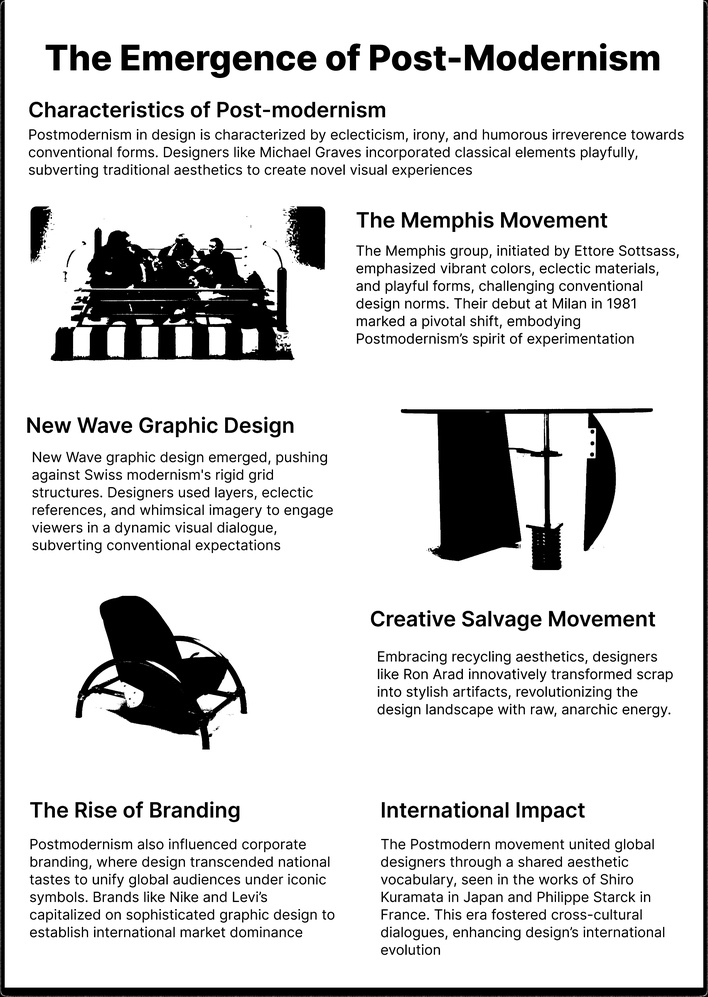
#> input picture OCR/processed_image.jpg, 708 x 997 px, shrunk from 4824 x 6800 before the run
$ python -i ocr.py   (imports and definitions only)
#> lines starting #> are read from the running program, lines starting #| are printed output that depends on the picture; after the words box and inside, x2 and y2 are one past the last pixel; in counts of white or black regions, pixels touching at a corner belong together
from PIL import Image
import cv2
import easyocr
import json
import numpy as np

# 定义OCR处理函数
def preprocess_image(image_path):
    """
    图像预处理：灰度化、去噪（高斯模糊）、直方图均衡化和二值化
    """
#> called with image_path = 'processed_image.jpg'
    image = cv2.imread(image_path)  # 读取图像
#> image is the input picture: shape (997, 708, 3); min 0, max 255, mean 215.4
    gray = cv2.cvtColor(image, cv2.COLOR_BGR2GRAY)  # 灰度化

    # 高斯模糊，减少噪声
    blurred = cv2.GaussianBlur(gray, (5, 5), 0)
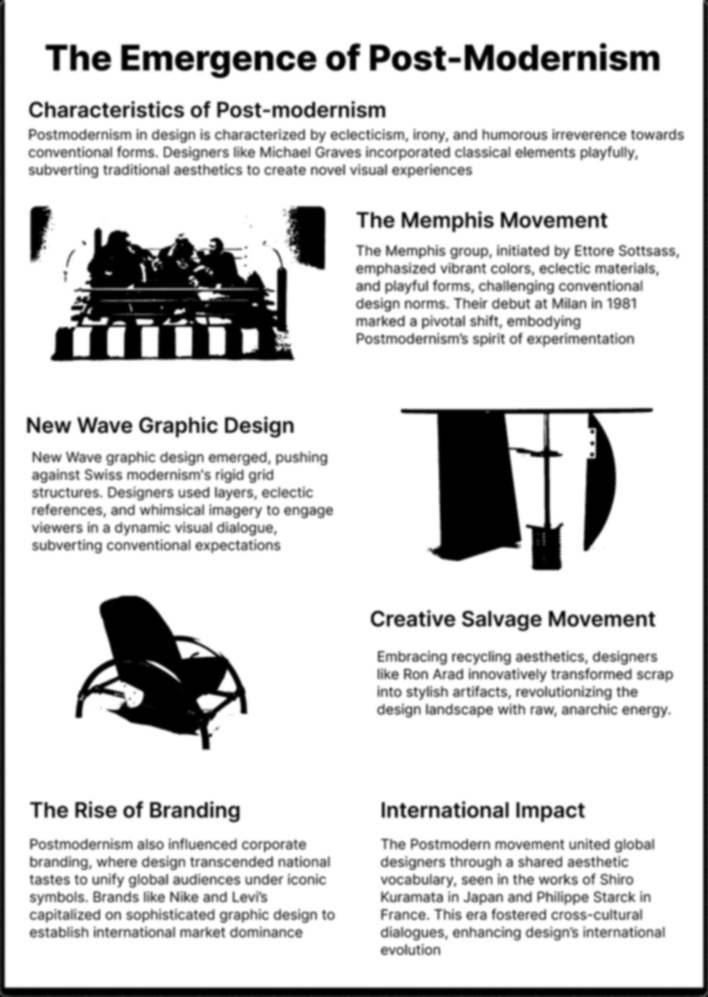
#> blurred: shape (997, 708); min 0, max 255, mean 215.4

    # 直方图均衡化，增加图像对比度
    equalized = cv2.equalizeHist(blurred)
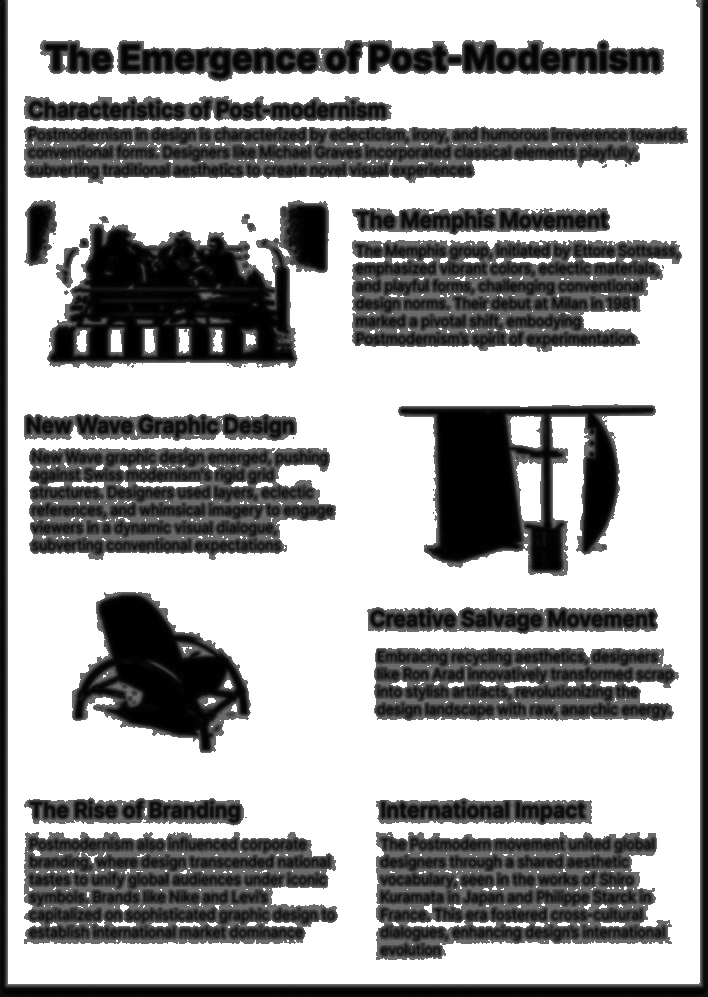
#> equalized: shape (997, 708); min 0, max 255, mean 165.3

    # 二值化
    _, binary = cv2.threshold(equalized, 128, 255, cv2.THRESH_BINARY)
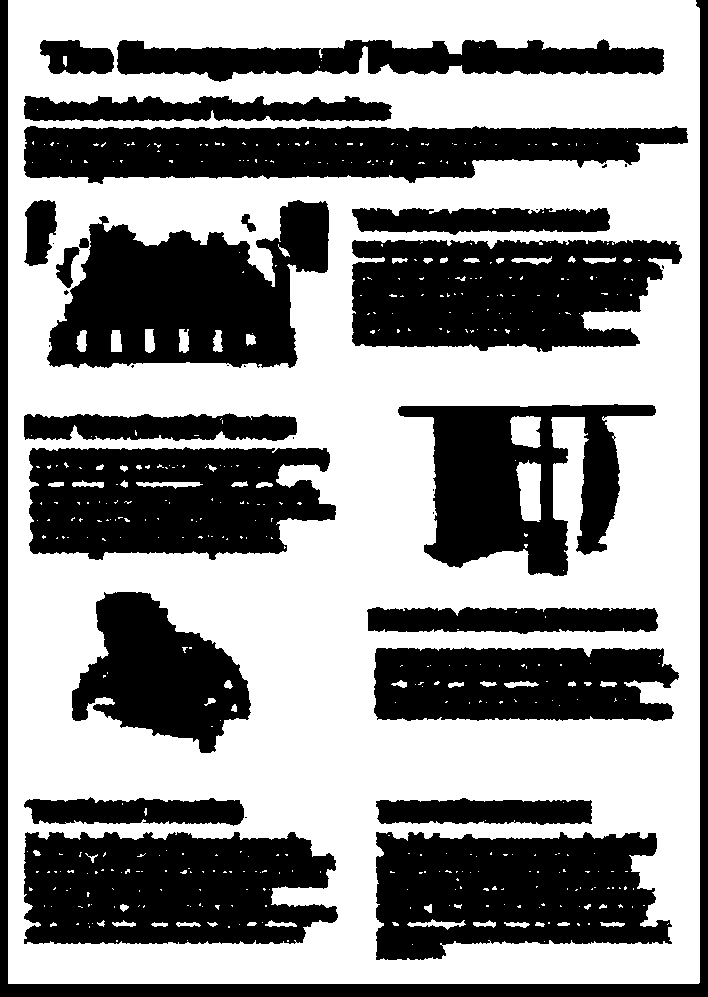
#> binary: shape (997, 708); 55.9% white; 38 black regions (16 under 20 px), largest, box (x1, y1, x2, y2) and area: (24, 832, 338, 944) 29797, (47, 200, 329, 368) 29604, (352, 240, 682, 352) 29298

    processed_image_path = "processed_image.jpg"
    cv2.imwrite(processed_image_path, binary)  # 保存预处理图像
    return processed_image_path

# [56 lines left out: functions perform_ocr, save_results_to_json, run_ocr, not called in this run]


# [5 lines not run here, left out]

>>> result = preprocess_image('processed_image.jpg')

$ run again, on OCR/vis.jpg
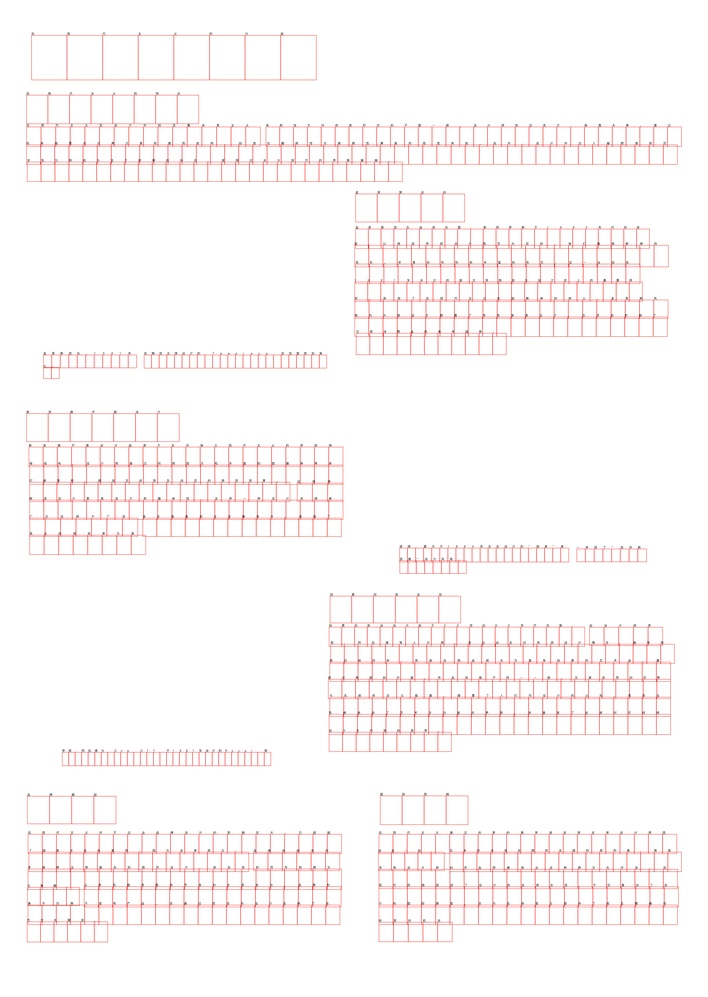
#> input picture OCR/vis.jpg, 708 x 997 px, shrunk from 4824 x 6800 before the run
#> in preprocess_image, image is the input picture: shape (997, 708, 3); mean B, G, R 247.9, 248.1, 252.4
#> in preprocess_image, `equalized = cv2.equalizeHist(blurred)`:
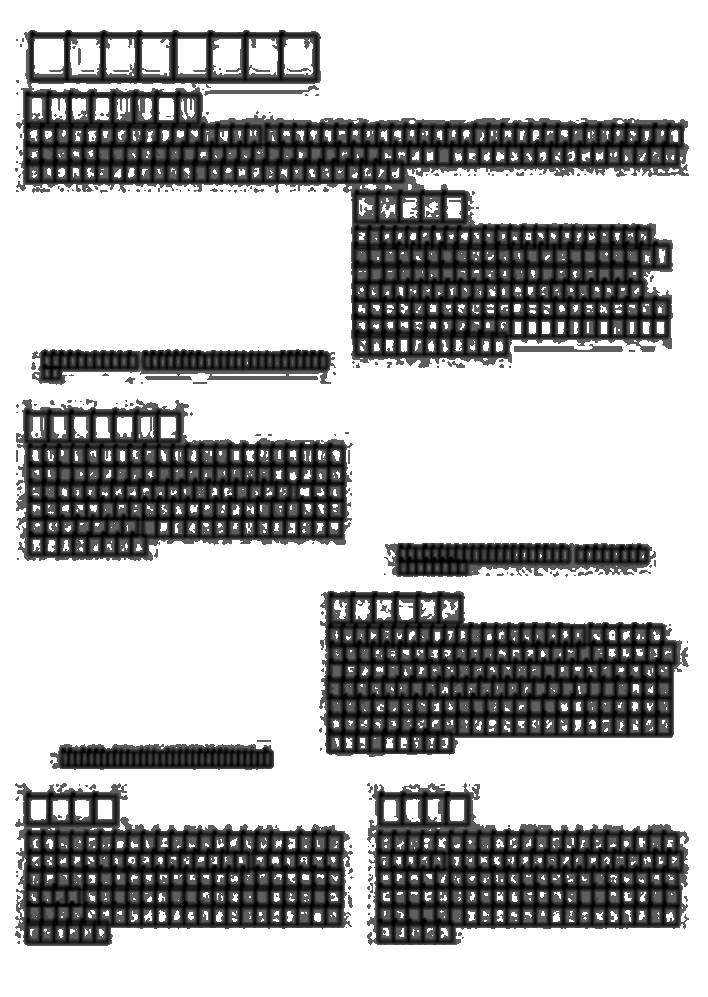
#> equalized: shape (997, 708); min 0, max 255, mean 179.8
#> in preprocess_image, `_, binary = cv2.threshold(equalized, 128, 255, cv2.THRESH_BINARY)`:
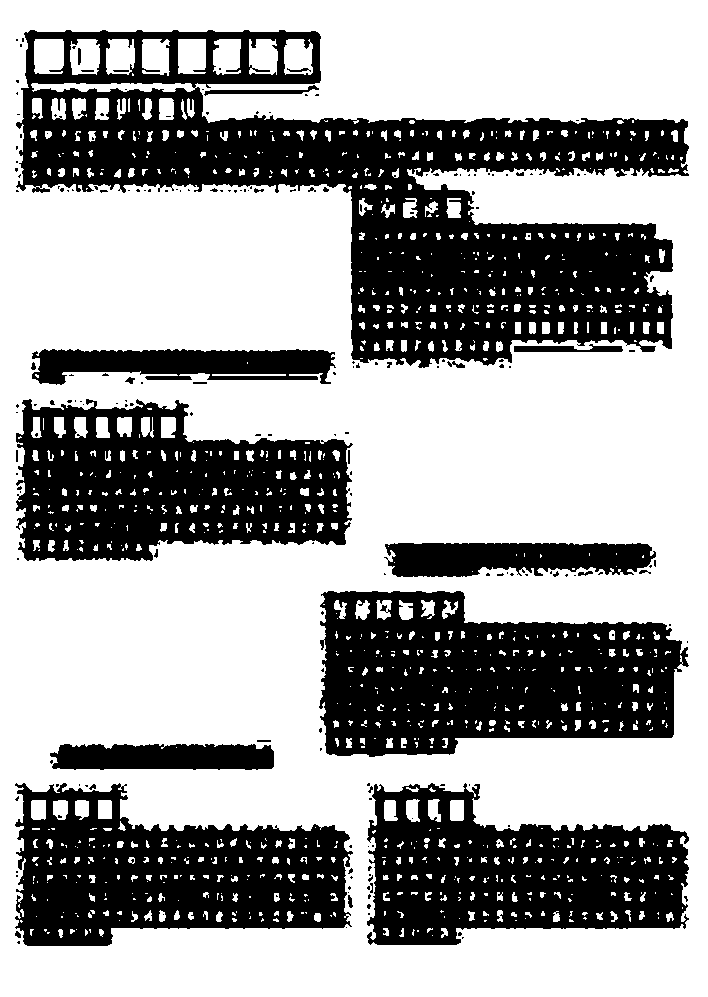
#> binary: shape (997, 708); 63.1% white; 201 black regions (168 under 20 px), largest, box (x1, y1, x2, y2) and area: (16, 30, 689, 368) 89116, (319, 591, 689, 757) 43321, (16, 399, 353, 561) 36554
